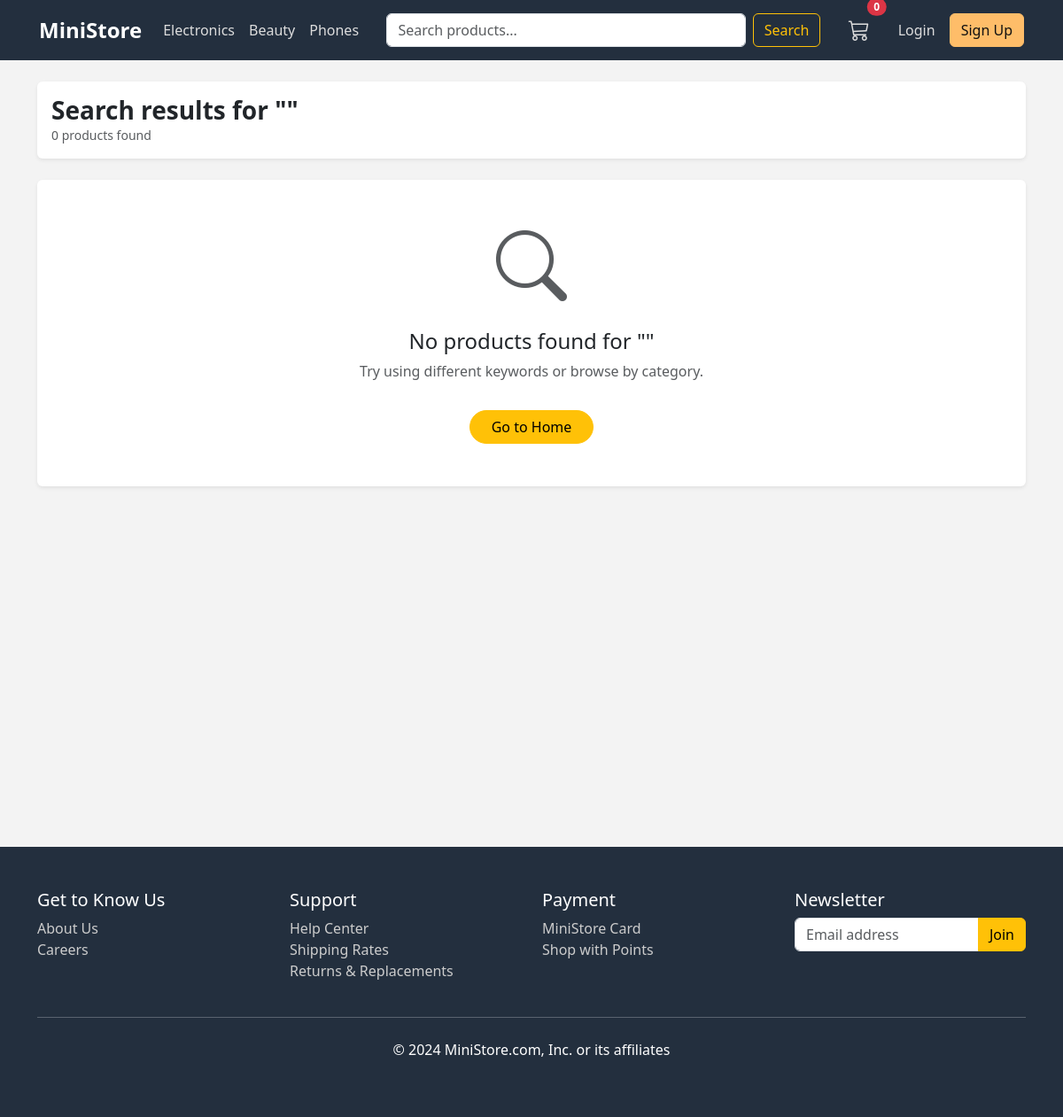
Screenshot of /search with the database file from the repository.
### models.py (models this page shows)
class Category(db.Model):
    id = db.Column(db.Integer, primary_key=True)
    name = db.Column(db.String(80), nullable=False)
    description = db.Column(db.String(255))
    products = db.relationship('Product', backref='category', lazy=True)

### app.py (the view)
@app.route('/search')
def search():
    q = request.args.get('q', '')
    results = []
    if q:
        results = Product.query.filter(Product.name.ilike(f"%{q}%") | Product.description.ilike(f"%{q}%")).all()
    return render_template('search.html', q=q, results=results)

### app.py (called while the page is built)
@app.context_processor
def inject_categories():
    try:
        cats = Category.query.all()
    except Exception:
        cats = []
    return dict(categories=cats)

### templates/search.html (shortened to what this page needs)
{% extends 'base.html' %}
{% block content %}
<div class="bg-white p-3 rounded shadow-sm mb-4">
    <h3 class="fw-bold mb-0">Search results for "{{ q }}"</h3>
    <p class="text-muted mb-0 small">{{ results|length }} products found</p>
</div>
{% if results %}
  <div class="row row-cols-1 row-cols-md-4 g-4">
    {% for p in results %}
    <div class="col">
        <div class="product-card">
          <a href="{{ url_for('product_page', pid=p.id) }}" class="product-img-container">
            <img src="{{ p.image if p.image.startswith('http') else url_for('static', filename=p.image) }}" alt="{{ p.name }}">
          </a>
          <div class="px-1">
            <h6 class="product-title" title="{{ p.name }}">{{ p.name }}</h6>
            <div class="product-rating">
                <i class="bi bi-star-fill"></i><i class="bi bi-star-fill"></i><i class="bi bi-star-fill"></i><i class="bi bi-star-fill"></i><i class="bi bi-star-half"></i>
            </div>
            <p class="product-price">${{ '%.2f'|format(p.price) }}</p>
            <a href="{{ url_for('product_page', pid=p.id) }}" class="btn btn-outline-dark btn-sm w-100 rounded-pill mt-2">View Details</a>
          </div>
        </div>
    </div>
    {% endfor %}
  </div>
{% else %}
  <div class="bg-white p-5 rounded shadow-sm text-center">
    <i class="bi bi-search display-1 text-muted"></i>
    <h4 class="mt-4">No products found for "{{ q }}"</h4>
    <p class="text-muted">Try using different keywords or browse by category.</p>
    <a href="{{ url_for('index') }}" class="btn btn-warning mt-3 rounded-pill px-4">Go to Home</a>
  </div>
{% endif %}
{% endblock %}

### templates/base.html (shortened to what this page needs)
<!doctype html>
<html lang="en">
  <head>
    <link href="https://cdn.jsdelivr.net/npm/bootstrap@5.3.0/dist/css/bootstrap.min.css" rel="stylesheet">
    <link rel="stylesheet" href="https://cdn.jsdelivr.net/npm/bootstrap-icons@1.11.1/font/bootstrap-icons.css">
  </head>
  <body>
    <nav class="navbar navbar-expand-lg">
      <div class="container-fluid">
        <a class="navbar-brand" href="{{ url_for('index') }}">MiniStore</a>
        <div class="collapse navbar-collapse" id="navbarNav">
          <ul class="navbar-nav me-auto">
            {% for c in categories %}
            <li class="nav-item"><a class="nav-link" href="{{ url_for('category_page', cid=c.id) }}">{{ c.name }}</a></li>
            {% endfor %}
          </ul>
          <form class="d-flex w-50 mx-auto" action="{{ url_for('search') }}" method="get">
            <input class="form-control me-2" type="search" placeholder="Search products..." name="q">
            <button class="btn btn-outline-warning" type="submit">Search</button>
          </form>
          <ul class="navbar-nav ms-auto align-items-center">
            <li class="nav-item me-3">
                <a class="nav-link position-relative" href="{{ url_for('cart_page') }}">
                    <i class="bi bi-cart3 fs-4"></i>
                    <span class="position-absolute top-0 start-100 translate-middle badge rounded-pill bg-danger">
                        {{ session.get('cart', {})|length }}
                    </span>
                </a>
            </li>
            {% if current_user.is_authenticated %}
              <li class="nav-item dropdown">
                <a class="nav-link dropdown-toggle" href="#" id="userDropdown" role="button" data-bs-toggle="dropdown">
                  <i class="bi bi-person-circle fs-4"></i>
                </a>
                <ul class="dropdown-menu dropdown-menu-end">
                  <li><a class="dropdown-item" href="{{ url_for('profile') }}">Profile</a></li>
                  <li><a class="dropdown-item" href="{{ url_for('order_history') }}">Orders</a></li>
                  {% if current_user.is_admin %}
                  <li><hr class="dropdown-divider"></li>
                  <li><a class="dropdown-item" href="{{ url_for('admin_index') }}">Admin Panel</a></li>
                  {% endif %}
                  <li><hr class="dropdown-divider"></li>
                  <li><a class="dropdown-item" href="{{ url_for('logout') }}">Logout</a></li>
                </ul>
              </li>
            {% else %}
              <li class="nav-item"><a class="nav-link" href="{{ url_for('login') }}">Login</a></li>
              <li class="nav-item"><a class="btn btn-primary ms-2" href="{{ url_for('register') }}">Sign Up</a></li>
            {% endif %}
          </ul>
        </div>
      </div>
    </nav>
    <div class="container mt-4 min-vh-100">
      {% block content %}{% endblock %}
    </div>
    <footer class="footer">
        <div class="container">
            <div class="row">
                <div class="col-md-3">
                    <h5>Get to Know Us</h5>
                    <ul class="list-unstyled">
                        <li><a href="{{ url_for('support') }}">About Us</a></li>
                        <li><a href="{{ url_for('support') }}">Careers</a></li>
                    </ul>
                </div>
                <div class="col-md-3">
                    <h5>Support</h5>
                    <ul class="list-unstyled">
                        <li><a href="{{ url_for('support') }}">Help Center</a></li>
                        <li><a href="{{ url_for('shipping_info') }}">Shipping Rates</a></li>
                        <li><a href="{{ url_for('returns') }}">Returns & Replacements</a></li>
                    </ul>
                </div>
                <div class="col-md-3">
                    <h5>Payment</h5>
                    <ul class="list-unstyled">
                        <li><a href="#">MiniStore Card</a></li>
                        <li><a href="#">Shop with Points</a></li>
                    </ul>
                </div>
                <div class="col-md-3">
                    <h5>Newsletter</h5>
                    <form>
                        <div class="input-group">
                            <input type="email" class="form-control" placeholder="Email address">
                            <button class="btn btn-warning" type="button">Join</button>
                        </div>
                    </form>
                </div>
            </div>
            <hr class="mt-4 bg-secondary">
            <div class="text-center mt-4">
                <p>&copy; 2024 MiniStore.com, Inc. or its affiliates</p>
            </div>
        </div>
    </footer>
  </body>
</html>

### templates/base.html (style rules this page uses)
:root { --primary-color: #232f3e; --accent-color: #febd69; --bg-light: #f3f3f3; }
body { background-color: var(--bg-light); font-family: 'Segoe UI', Tahoma, Geneva, Verdana, sans-serif; }
.navbar { background-color: var(--primary-color) !important; padding: 0.5rem 2rem; }
.navbar-brand { color: white !important; font-weight: bold; font-size: 1.5rem; }
.nav-link { color: #ddd !important; }
.btn-primary { background-color: var(--accent-color); border-color: var(--accent-color); color: #111; font-weight: 500; }
.footer { background-color: var(--primary-color); color: white; padding: 3rem 0; margin-top: 4rem; }
.footer a { color: #ccc; text-decoration: none; }

### rows the page displays
Category: name "Electronics"
Category: name "Beauty"
Category: name "Phones"

### other values shown
{{ session.get('cart', {})|length }} "0"
{{ results|length }} "0"
